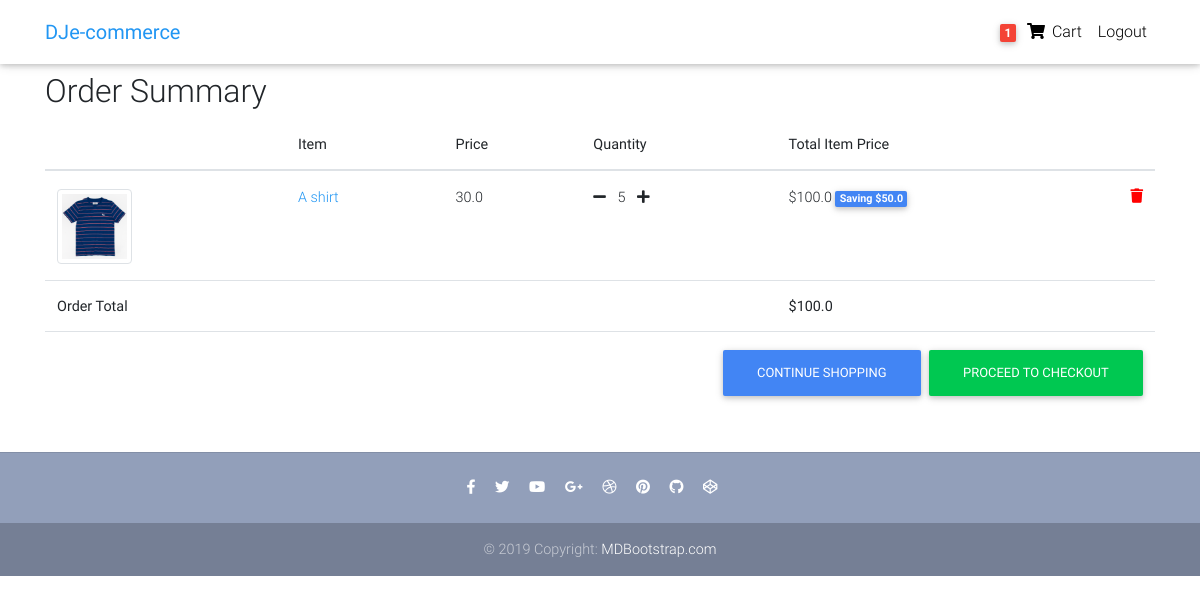
Page /order-summary/ (signed in) on the committed database.
### core/models.py (models this page shows, shortened)
class Order(models.Model):
    user = models.ForeignKey(settings.AUTH_USER_MODEL,
                             on_delete=models.CASCADE)
    ref_code = models.CharField(max_length=20, blank=True, null=True)
    items = models.ManyToManyField(OrderItem)
    start_date = models.DateTimeField(auto_now_add=True)
    ordered_date = models.DateTimeField()
    ordered = models.BooleanField(default=False)
    shipping_address = models.ForeignKey(
        'Address', related_name='shipping_address', on_delete=models.SET_NULL, blank=True, null=True)
    payment = models.ForeignKey(
        'Payment', on_delete=models.SET_NULL, blank=True, null=True)
    coupon = models.ForeignKey(
        'Coupon', on_delete=models.SET_NULL, blank=True, null=True)
    being_delivered = models.BooleanField(default=False)
    received = models.BooleanField(default=False)
    refund_requested = models.BooleanField(default=False)
    refund_granted = models.BooleanField(default=False)
    '''
    1. Item added to cart
    2. Adding a billing address
    (Failed checkout)
    3. Payment
    (Preprocessing, processing, packaging etc.)
    4. Being delivered
    5. Received
    6. Refunds
    '''
    def get_total(self):
        total = 0
        for order_item in self.items.all():
            total += order_item.get_final_price()
        if self.coupon:
            total -= self.coupon.amount
        return total

class OrderItem(models.Model):
    user = models.ForeignKey(settings.AUTH_USER_MODEL,
                             on_delete=models.CASCADE)
    ordered = models.BooleanField(default=False)
    item = models.ForeignKey(Item, on_delete=models.CASCADE)
    quantity = models.IntegerField(default=1)
    def get_total_item_price(self):
        return self.quantity * self.item.price
    def get_total_discount_item_price(self):
        return self.quantity * self.item.discount_price
    def get_amount_saved(self):
        return self.get_total_item_price() - self.get_total_discount_item_price()
    def get_final_price(self):
        if self.item.discount_price:
            return self.get_total_discount_item_price()
        return self.get_total_item_price()

class Item(models.Model):
    title = models.CharField(max_length=100)
    price = models.FloatField()
    discount_price = models.FloatField(blank=True, null=True)
    slug = models.SlugField()
    description = models.TextField()
    image = models.ImageField()
    def get_absolute_url(self):
        return reverse("core:product", kwargs={
            'slug': self.slug
        })

### core/views.py (the view)
# urls.py: path('order-summary/', OrderSummaryView.as_view(), name='order-summary'),
class OrderSummaryView(LoginRequiredMixin, View):
    def get(self, *args, **kwargs):
        try:
            order = Order.objects.get(user=self.request.user, ordered=False)
            context = {
                'object': order
            }
            return render(self.request, 'order_summary.html', context)
        except ObjectDoesNotExist:
            messages.warning(self.request, "You do not have an active order")
            return redirect("/")

### core/templatetags/cart_template_tags.py (called while the page is built)
@register.filter
def cart_item_count(user):
    if user.is_authenticated:
        qs = Order.objects.filter(user=user, ordered=False)
        if qs.exists():
            return qs[0].items.count()
    return 0

### templates/order_summary.html (shortened to what this page needs)
{% extends "base.html" %}
{% block content %}
  <main>
    <div class="container">
    <div class="table-responsive text-nowrap">
    <h2>Order Summary</h2>
    <table class="table">
        <thead>
        <tr>
            <th scope="col"></th>
            <th scope="col">Item</th>
            <th scope="col">Price</th>
            <th scope="col">Quantity</th>
            <th scope="col">Total Item Price</th>
        </tr>
        </thead>
        <tbody>
        {% for order_item in object.items.all %}
            <tr>
                <td >
                    <a href="{{ order_item.item.get_absolute_url }}" class="blue-text">
                        <img src="{{ order_item.item.image.url }}" alt="thumbnail" class="img-thumbnail" style="width: 75px">
                    </a>
                </td>
                <td>
                    <a href="{{ order_item.item.get_absolute_url }}" class="blue-text">{{ order_item.item.title }}</a>
                </td>
                <td>{{ order_item.item.price }}</td>
                <td>
                    <a href="{% url 'core:remove-single-item-from-cart' order_item.item.slug %}"><i class="fas fa-minus mr-2"></i></a>
                    {{ order_item.quantity }}
                    <a href="{% url 'core:add-to-cart' order_item.item.slug %}"><i class="fas fa-plus ml-2"></i></a>
                </td>
                <td>
                {% if order_item.item.discount_price %}
                    ${{ order_item.get_total_discount_item_price }}
                    <span class="badge badge-primary">Saving ${{ order_item.get_amount_saved }}</span>
                {% else %}
                    ${{ order_item.get_total_item_price }}
                {% endif %}
                <a style='color: red;' href="{% url 'core:remove-from-cart' order_item.item.slug %}">
                    <i class="fas fa-trash float-right"></i>
                </a>
                </td>
            </tr>
        {% endfor %}
        {% if object.get_total %}
            <tr>
                <td colspan="4"><b>Order Total</b></td>
                <td><b>${{ object.get_total }}</b></td>
            </tr>
            <tr>
                <td colspan="5">
                <a class='btn btn-success float-right ml-2 white-text' href='/checkout/'>Proceed to checkout</a>
                <a class='btn btn-primary float-right white-text' href='/'>Continue shopping</a>
                </td>
            </tr>
        {% endif %}
        </tbody>
    </table>
    </div>
    </div>
  </main>
{% endblock content %}

### templates/navbar.html (shortened to what this page needs)
{% load cart_template_tags %}
<nav class="navbar fixed-top navbar-expand-lg navbar-light white scrolling-navbar">
    <div class="container">
      <a class="navbar-brand waves-effect" href="/">
        <strong class="blue-text">DJe-commerce</strong>
      </a>
      <div class="collapse navbar-collapse" id="navbarSupportedContent">
        <ul class="navbar-nav nav-flex-icons">
          {% if request.user.is_authenticated %}
          <li class="nav-item">
            <a href="{% url 'core:order-summary' %}" class="nav-link waves-effect">
              <span class="badge red z-depth-1 mr-1"> {{ request.user|cart_item_count }} </span>
              <i class="fas fa-shopping-cart"></i>
              <span class="clearfix d-none d-sm-inline-block"> Cart </span>
            </a>
          </li>
          <li class="nav-item">
            <a class="nav-link waves-effect" href="{% url 'account_logout' %}">
              <span class="clearfix d-none d-sm-inline-block"> Logout </span>
            </a>
          </li>
          {% endif %}
        </ul>
      </div>
    </div>
  </nav>

### templates/base.html (style rules this page uses)
html, body, header, .carousel { height: 60vh; }

### rows in the picture
OrderItem: item.image (picture), item "A shirt", item.price "30.0", quantity "5", get_total_discount_item_price "100.0", get_amount_saved "50.0"
Order: get_total "100.0"

### other values in the picture
{{ request.user|cart_item_count }} "1"
